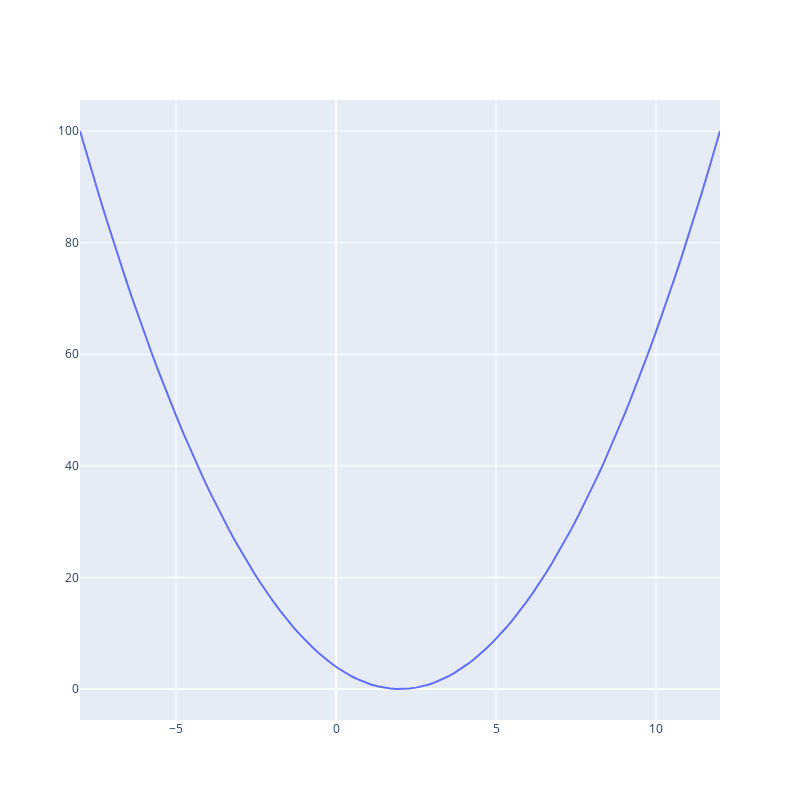

Write notebook code for a chart like this one.
### Markdown cell above
# Optimization Example

### Code cell
from scipy.optimize import minimize
import plotly.graph_objects as go
import numpy as np

def a(x):
    return x ** 2 - 4*x + 4

# plot the function
x = np.linspace(-8, 12, 100)
y = a(x)
fig = go.Figure()
fig.add_trace(go.Scatter(x=x, y=y, mode='lines'))
fig.update_layout(width=800, height=800)
fig.show()
